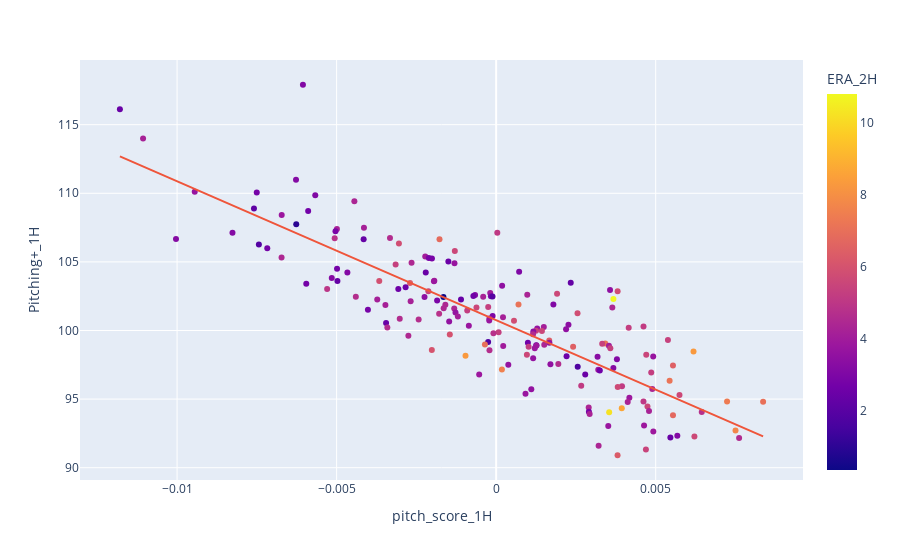

Source (notebook cell):
### Code cell
px.scatter(full, x='pitch_score_1H', y='Pitching+_1H', color='ERA_2H', hover_name='Name_1H', hover_data=['IP_1H', 'IP_2H'], trendline='ols')

### Figure 1 — Plotly figure (JSON) as saved in the notebook; plotly's stock layout.template omitted (floating-point values rounded to 4 significant figures; data arrays with more than 128 entries replaced by an {"elided": "..."} marker saying what was removed)
{"data": [{"customdata": {"elided": "182x2 float values"}, "hovertemplate": "<b>%{hovertext}</b><br><br>pitch_score_1H=%{x}<br>Pitching+_1H=%{y}<br>IP_1H=%{customdata[0]}<br>IP_2H=%{customdata[1]}<br>ERA_2H=%{marker.color}<extra></extra>", "hovertext": {"elided": "182 str values"}, "legendgroup": "", "marker": {"color": {"elided": "182 float values"}, "coloraxis": "coloraxis", "symbol": "circle"}, "mode": "markers", "name": "", "orientation": "v", "showlegend": false, "type": "scatter", "x": {"elided": "182 float values"}, "xaxis": "x", "y": {"elided": "182 float values"}, "yaxis": "y"}, {"hovertemplate": "<b>OLS trendline</b><br>Pitching+_1H = -1012.54 * pitch_score_1H + 100.75<br>R<sup>2</sup>=0.705633<br><br>pitch_score_1H=%{x}<br>Pitching+_1H=%{y} <b>(trend)</b><extra></extra>", "legendgroup": "", "marker": {"symbol": "circle"}, "mode": "lines", "name": "", "showlegend": false, "type": "scatter", "x": {"elided": "182 float values"}, "xaxis": "x", "y": {"elided": "182 float values"}, "yaxis": "y"}], "layout": {"coloraxis": {"colorbar": {"title": {"text": "ERA_2H"}}, "colorscale": [[0, "#0d0887"], [0.1111, "#46039f"], [0.2222, "#7201a8"], [0.3333, "#9c179e"], [0.4444, "#bd3786"], [0.5556, "#d8576b"], [0.6667, "#ed7953"], [0.7778, "#fb9f3a"], [0.8889, "#fdca26"], [1, "#f0f921"]]}, "legend": {"tracegroupgap": 0}, "margin": {"t": 60}, "xaxis": {"anchor": "y", "domain": [0, 1], "title": {"text": "pitch_score_1H"}}, "yaxis": {"anchor": "x", "domain": [0, 1], "title": {"text": "Pitching+_1H"}}}}
